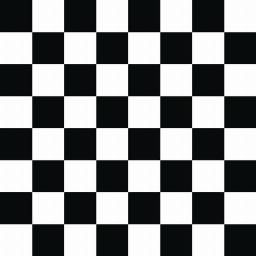
#> input picture image1.jpg, 256 x 256 px
$ python Z_reverse.py
#> lines starting #> are read from the running program, lines starting #| are printed output that depends on the picture
### Steganography.py
import numpy as np
from PIL import Image

#to perform image steganography using LSB method
class Steganography:
    def steganography():
        #open the cover image
        img1 = Image.open("image1.jpg")
#> img1 is the input picture: PIL image 256x256 RGB; mean R, G, B 130.2, 132.1, 132.4
        #convert cover image to greyscale image
        grey_image1 = np.array(img1.convert('L'))

        #open the secret image
        img2 = Image.open("image2.jpg")
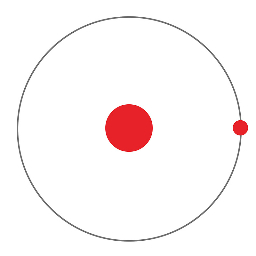
#> input picture image2.jpg, 256 x 256 px
#> img2 is the input picture: PIL image 256x256 RGB; mean R, G, B 251.9, 246, 246.2
        #convert secret image to greyscale image
        grey_image2 = np.array(img2.convert('L'))
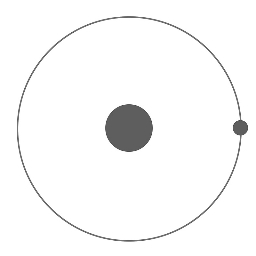
#> grey_image2: shape (256, 256); min 69, max 255, mean 247.8

        #array to store final image after embedding
        new = np.zeros(grey_image2.size)
        new.shape = (256,256)

        #to mask the 4 lsb digits to store the values of secret image
        for i in range (256):
            for j in range (256):
                grey_image1[i][j] = grey_image1[i][j] & 240

        #to mask the 4 msb digits of secret image at the end by shifting them right
        for i in range (256):
            for j in range (256):
                if len(np.binary_repr(grey_image2[i][j])) == 7: #there are 7 bit and 8 bit numbers which are handled seperately
                    grey_image2[i][j] = grey_image2[i][j] >> 3
                elif len(np.binary_repr(grey_image2[i][j])) == 8:
                    grey_image2[i][j] = grey_image2[i][j] >> 4

        #merging msb of secret image as lsb of cover image
        for i in range (256):
            for j in range (256):
                new[i][j] = grey_image1[i][j] + grey_image2[i][j]
        new = new.astype(int)
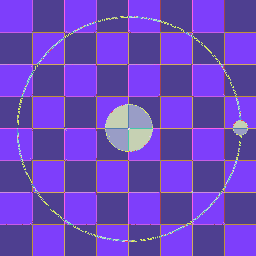
#> new: shape (256, 256) int64; 61 distinct labels, from 8 to 255; one colour per label, 0 black
        return new


    def reverse():
        final = Steganography.steganography()
        #to convert int array from cover image to binary
        for i in range (256):
            for j in range (256):
                final[i][j] = final[i][j] & 15
                final[i][j] = final[i][j] << 4
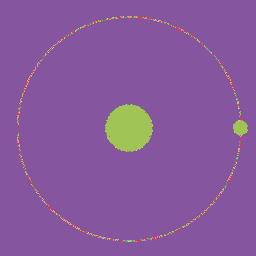
#> final: shape (256, 256) int64; 8 distinct labels, from 128 to 240; one colour per label, 0 black
        return final


### Z_reverse.py
from PIL import Image
from Steganography import Steganography

final = Steganography.reverse()
#> (the run stopped early here; a loop or call above may not have finished)
